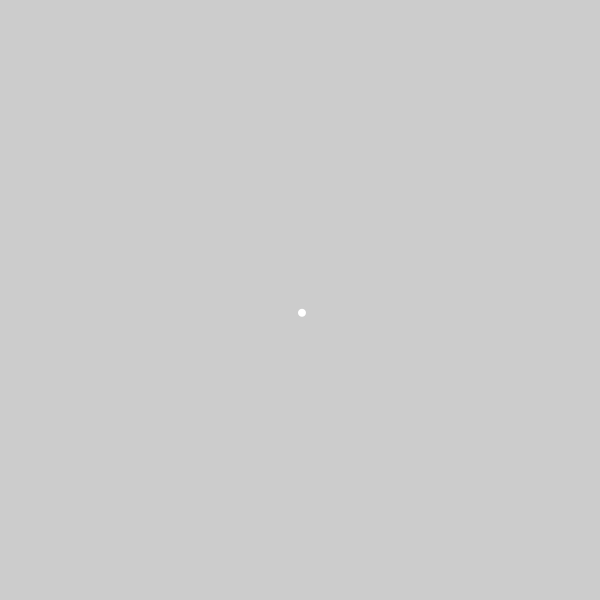
Frame 1 (no input)
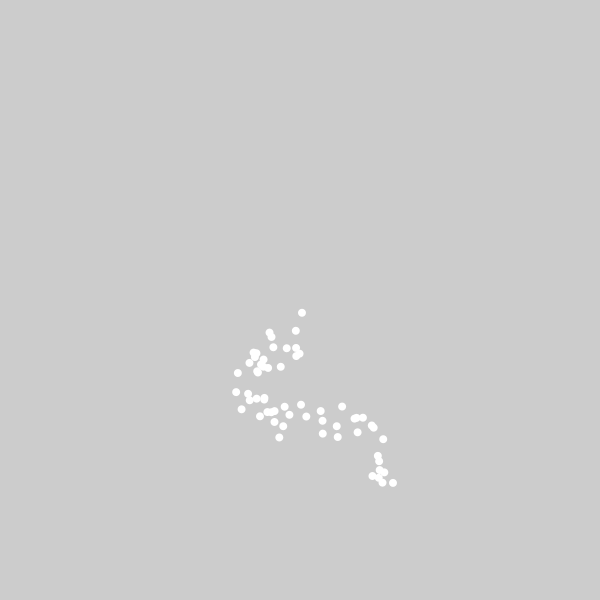
Frame 60 (the mouse pressed at the canvas centre just before this capture)
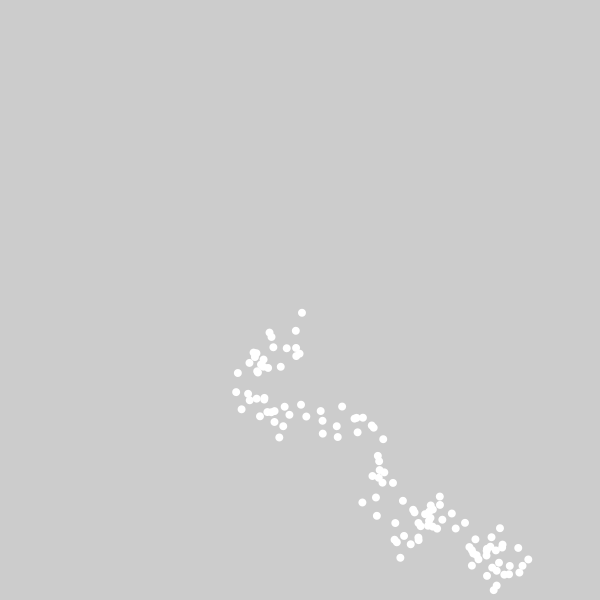
Frame 120 (the mouse held since frame 60 and released just before this capture)

The Processing sketch that drew these frames (run headless with seeded random() and noise(); from frame 60 on, the mouse is pressed at the canvas centre):

// Processing sketch: Exercise_I_06
// ── Exercise_I_06.pde
//To be very honest, I'm not sure if this exercise is correct

Walker solange;

void setup() {
  pixelDensity(displayDensity());
  size(600, 600);
  solange = new Walker();
  
}

void draw() {
  solange.step();
  solange.render();
}

// ── Walker.pde
class Walker {
  PVector pos;

  Walker() {
    pos = new PVector(width/2, height/2);
  }

  float montecarlo() {
    while (true) {
      float r1 = random(1);
      float probability = r1*r1;
      float r2 = random(1);
      
      if (r2 < probability) {
        return r1;
      }
    }
  }

  void step() {
    float stepSize = montecarlo() * 20;
    PVector randomV = PVector.random2D();
    PVector randomStep = PVector.mult(randomV, stepSize);
    pos.add(randomStep);
  }

  void render() {
    noStroke();
    ellipse(pos.x, pos.y, 8, 8);
  }
}
